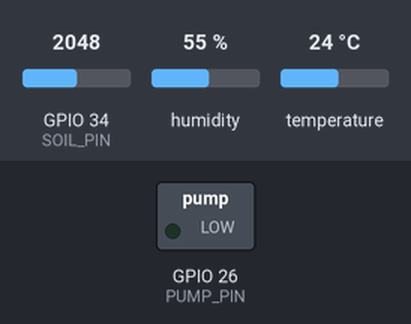
The sketch below on a simulated ESP32. On the bench: switched loads named in the sketch (green lamp = pin HIGH). The inputs (shaded band) are chosen by the test bench; at power-on: GPIO 34 (SOIL_PIN) = 2048, humidity 55 %, temperature 24 °C. WiFi joins after 1.5 s; servers stay silent unless stated.

Above: at 3.0 s.
3.1 s: GPIO 34 (SOIL_PIN) set to 520
8.0 s: GPIO 34 (SOIL_PIN) set to 465
At 12.4 s:
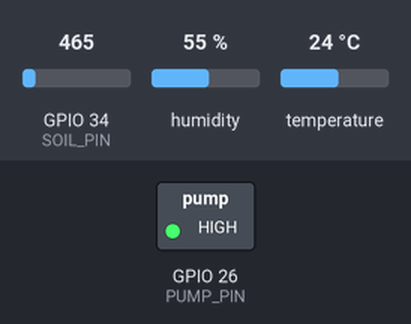
13.3 s: GPIO 34 (SOIL_PIN) set to 540
At 17.4 s:
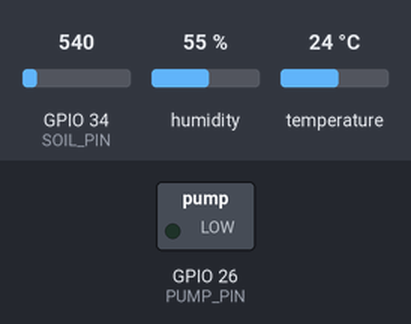
18.3 s: GPIO 34 (SOIL_PIN) set to 491
At 22.4 s:
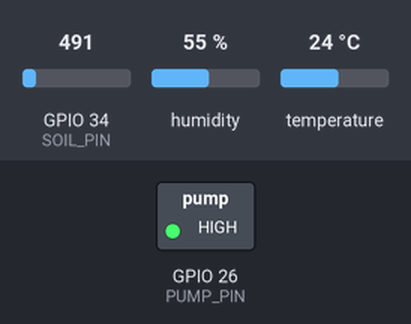
Timing chart, 0 to 23.9 s (numbered marks = the images above; inputs shaded):
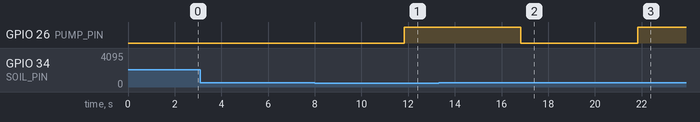

Measured:
- the behaviour switches between 500 and 499 on GPIO 34 (SOIL_PIN) (found by bisection; images 0 and 1)
- after the input at 3.1 s, every drawn part: stays the same
- after the input at 8.0 s, GPIO 26 (PUMP_PIN): LOW → HIGH after 3.8 s
- after the input at 13.3 s, GPIO 26 (PUMP_PIN): HIGH → LOW after 3.5 s
- after the input at 18.3 s, GPIO 26 (PUMP_PIN): LOW → HIGH after 3.5 s

The sketch:

src.ino
```cpp
#include <WiFi.h>
#include <BlynkSimpleEsp32.h>
#include <DHT.h>


char auth[] = "a1b2c3d4e5f6g7h8i9j0k1l2m3n4o5p6";


char ssid[] = "WIFI";
char pass[] = "123ab123";


#define DHTPIN 4
#define DHTTYPE DHT11
DHT dht(DHTPIN, DHTTYPE);


#define SOIL_PIN 34


#define PUMP_PIN 26


int soilThreshold = 500;

BlynkTimer timer;

void sendSensorData() {
  float temperature = dht.readTemperature();
  float humidity = dht.readHumidity();
  int soilMoisture = analogRead(SOIL_PIN);

  Blynk.virtualWrite(V0, temperature);
  Blynk.virtualWrite(V1, humidity);
  Blynk.virtualWrite(V2, soilMoisture);

  if (soilMoisture < soilThreshold) {
    digitalWrite(PUMP_PIN, HIGH);
    Blynk.virtualWrite(V3, 1);
  } else {
    digitalWrite(PUMP_PIN, LOW);
    Blynk.virtualWrite(V3, 0);
  }
}

void setup() {
  Serial.begin(115200);
  Blynk.begin(auth, ssid, pass);
  dht.begin();
  pinMode(PUMP_PIN, OUTPUT);

  timer.setInterval(5000L, sendSensorData);
}

void loop() {
  Blynk.run();
  timer.run();
}
```
